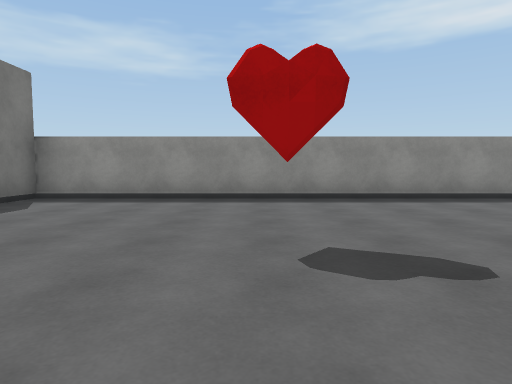
View 1 (above)

24 first-person views from a walk through a scene from a Unity 3-D project. The camera is 1.2 m above the floor, tilts 4° down and sees 75° across. The floor is counted in squares, 2 m on a side. Each view is taken from the middle of a square. On the plan, view 1 faces up. The plan holds only what a view shows up to about 10 squares ahead; the rest is blank. The place goes on beyond the plan. The player character is not drawn. Surface patterns are stand-ins for the level's own textures.

View 2
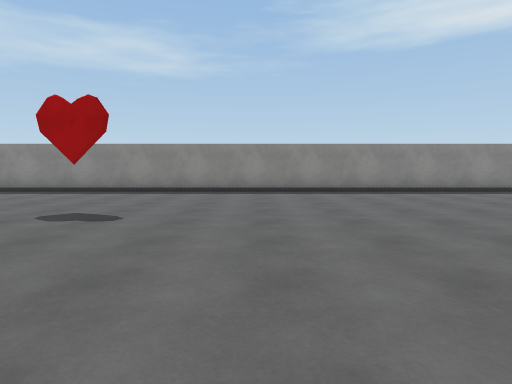

View 3
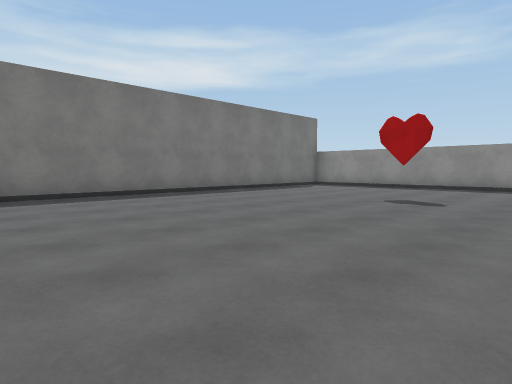

View 4
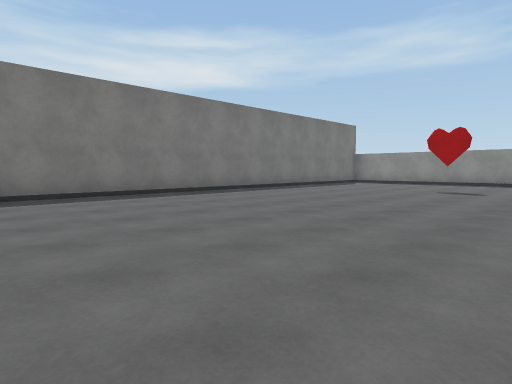

View 5
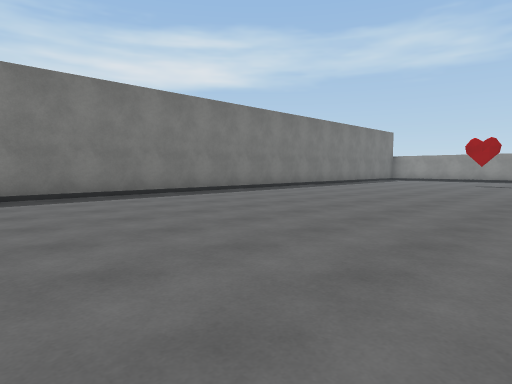

View 6
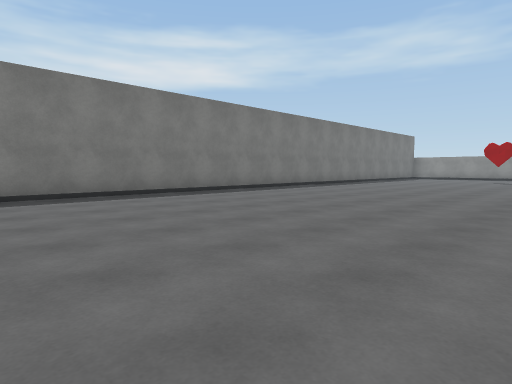

View 7
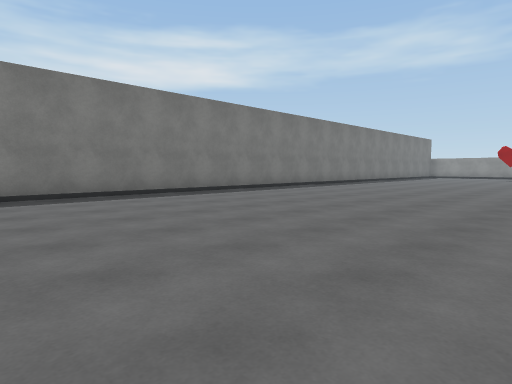

View 8
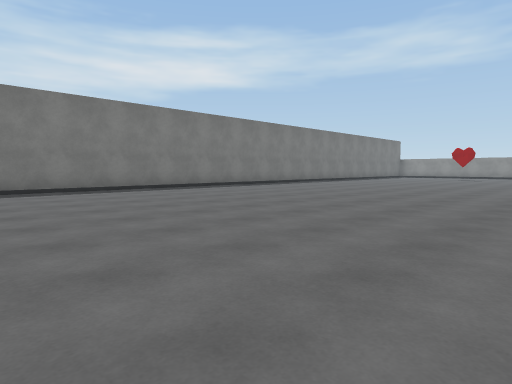

View 9
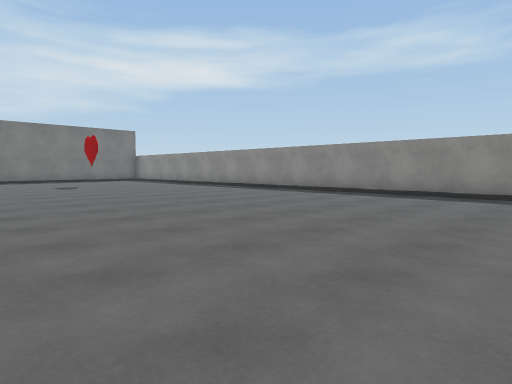

View 10
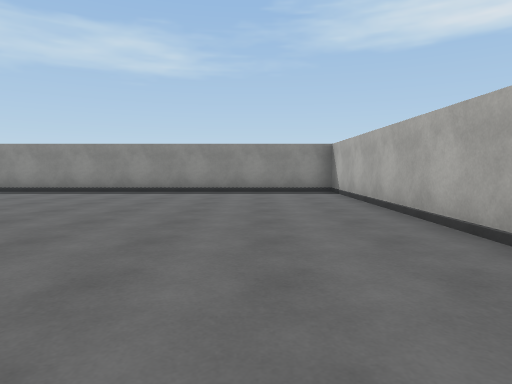

View 11
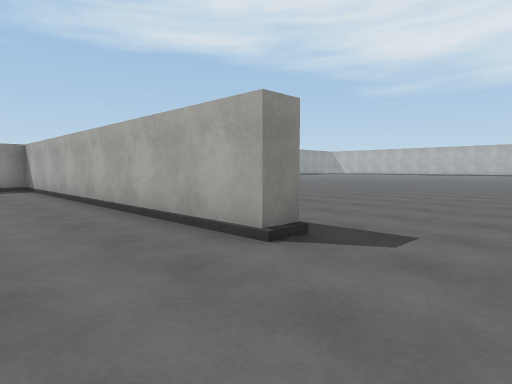

View 12
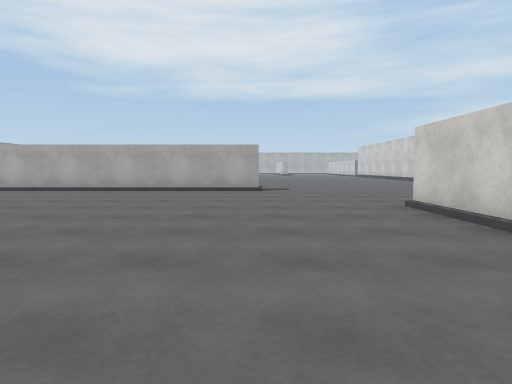

View 13
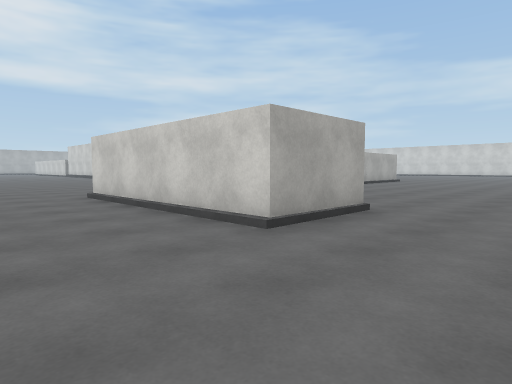

View 14
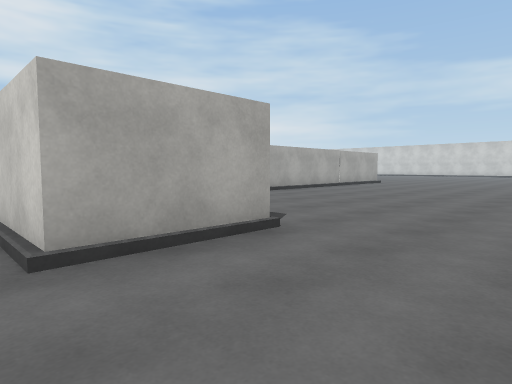

View 15
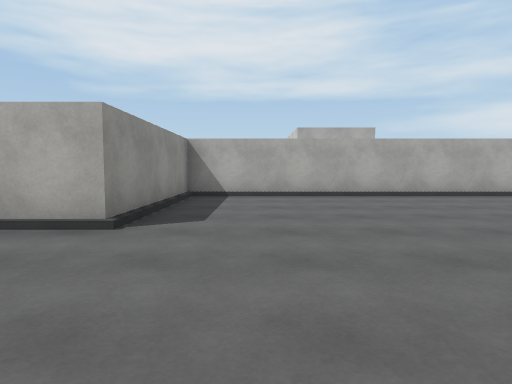

View 16
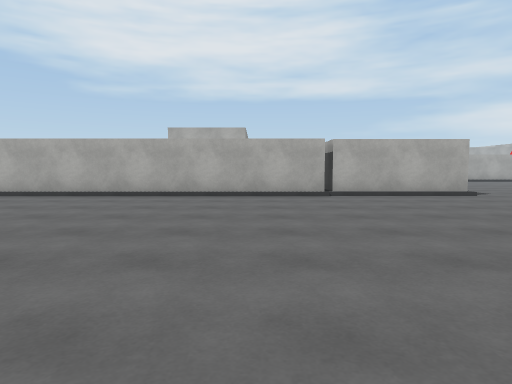

View 17
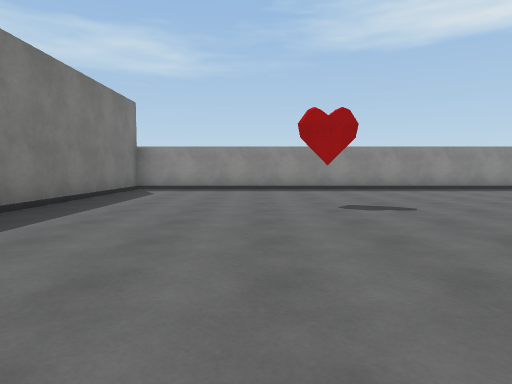

View 18
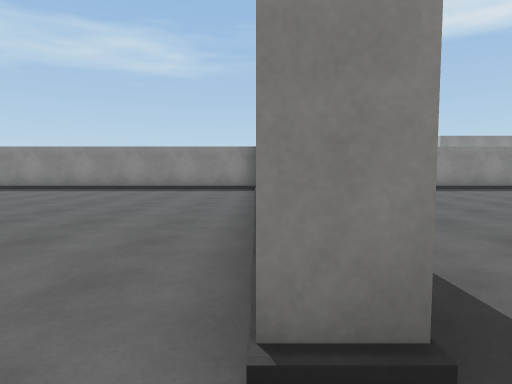

View 19
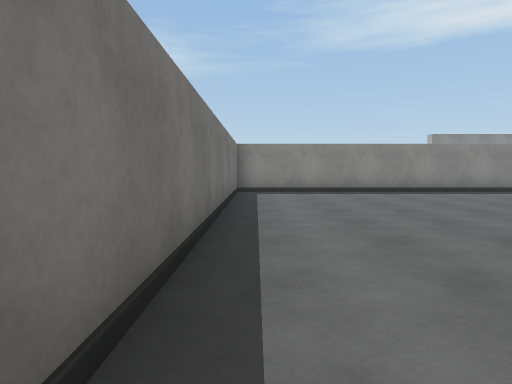

View 20
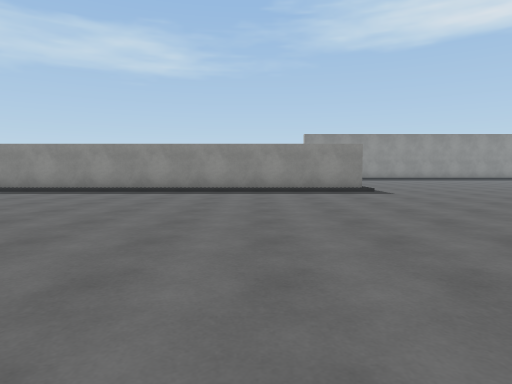

View 21
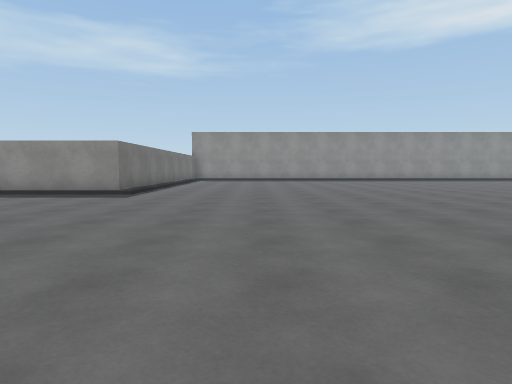

View 22
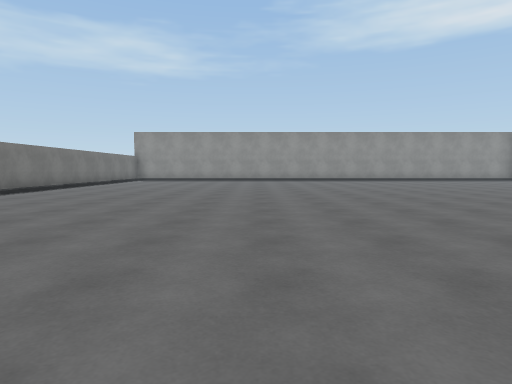

View 23
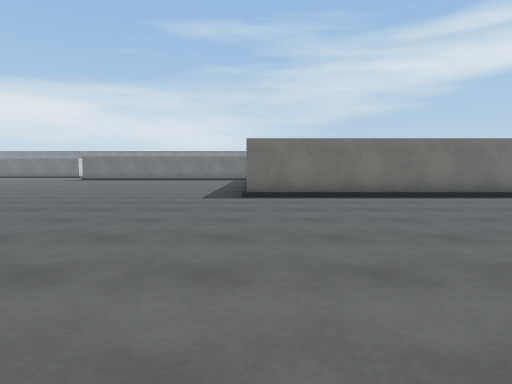

View 24
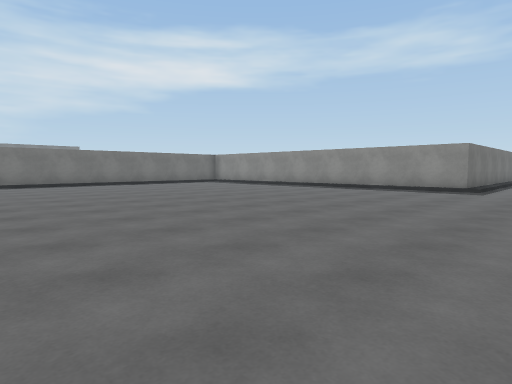

### Floor plan
Points are (right, up) in squares from view 1. A wall is a line through its corners. A room is listed if a view was taken in it or the views show most of it. See-through windows are left out.
Room 1 (views 1, 2, 3, 4, 5, 6, 7, 8, 9, 10, 12, 13, 14, 15, 16, 17)
walls: (14, -2.1) (14, 6.8) (-4.5, 6.8) (-4.5, -16.1); (9.3, -14.5) (9.3, -6.5) (5.3, -6.5) (5.3, -4.5) (10.4, -4.5); (9.3, -17.5) (9.3, -14.7) (10.3, -14.7)
ways out: opening at (11.2, -2.4) to room 2
Room 2 (views 11, 18, 19, 20, 21, 22, 23, 24)
walls: (24.8, 10.5) (24.8, 6.8) (14.5, 6.8); (14.6, -2.1) (14, -2.1); (14.5, 6.5) (14.5, -1.4)
low walls: (14, -1.6) (14, -2.2); (14, -0.6) (14, -1.5)
ways out: opening at (11.2, -2.4) to room 1

Positions as (right, up) in squares from view 1, and headings:
1: (0, 0), facing up
2: (3, -2), facing up
3: (3, -4), facing up-left
4: (3, -7), facing up-left
5: (3, -11), facing up-left
6: (3, -14), facing up-left
7: (3, -17), facing up-left
8: (5, -17), facing up-left
9: (12, -1), facing up-left
10: (12, -2), facing up
11: (12, -4), facing up-right
12: (5, -2), facing right
13: (3, -2), facing down-right
14: (3, -4), facing down-right
15: (2, -8), facing right
16: (2, -13), facing right
17: (-1, -3), facing up
18: (14, -3), facing up
19: (15, -2), facing up
20: (22, -2), facing up
21: (28, -1), facing up
22: (31, -1), facing up
23: (32, 7), facing left
24: (27, -3), facing up-left
